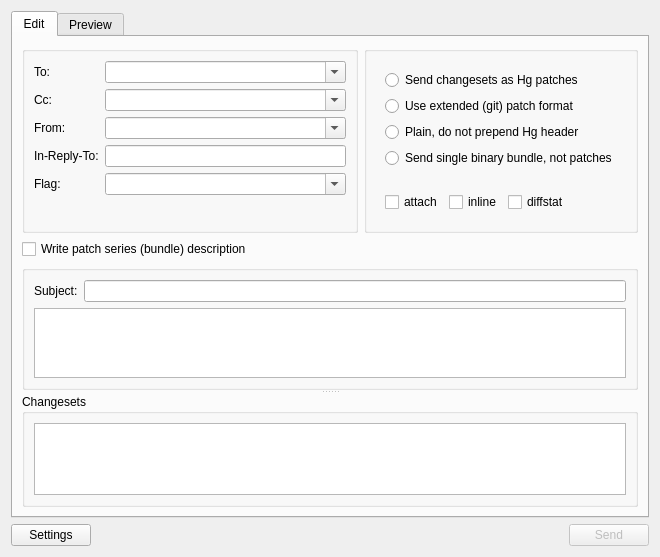
<?xml version="1.0" encoding="UTF-8"?>
<ui version="4.0">
 <class>EmailDialog</class>
 <widget class="QDialog" name="EmailDialog">
  <property name="geometry">
   <rect>
    <x>0</x>
    <y>0</y>
    <width>660</width>
    <height>506</height>
   </rect>
  </property>
  <property name="windowTitle">
   <string>Email</string>
  </property>
  <layout class="QVBoxLayout" name="verticalLayout_5">
   <item>
    <widget class="QTabWidget" name="main_tabs">
     <property name="currentIndex">
      <number>0</number>
     </property>
     <property name="documentMode">
      <bool>false</bool>
     </property>
     <property name="tabsClosable">
      <bool>false</bool>
     </property>
     <property name="movable">
      <bool>false</bool>
     </property>
     <widget class="QWidget" name="edit_tab">
      <attribute name="title">
       <string>Edit</string>
      </attribute>
      <layout class="QGridLayout" name="gridLayout">
       <item row="0" column="0">
        <widget class="QGroupBox" name="envelope_box">
         <property name="title">
          <string/>
         </property>
         <layout class="QFormLayout" name="formLayout">
          <property name="fieldGrowthPolicy">
           <enum>QFormLayout::ExpandingFieldsGrow</enum>
          </property>
          <item row="0" column="0">
           <widget class="QLabel" name="to_label">
            <property name="text">
             <string>To:</string>
            </property>
            <property name="buddy">
             <cstring>to_edit</cstring>
            </property>
           </widget>
          </item>
          <item row="0" column="1">
           <widget class="QComboBox" name="to_edit">
            <property name="sizePolicy">
             <sizepolicy hsizetype="Expanding" vsizetype="Fixed">
              <horstretch>0</horstretch>
              <verstretch>0</verstretch>
             </sizepolicy>
            </property>
            <property name="editable">
             <bool>true</bool>
            </property>
            <property name="insertPolicy">
             <enum>QComboBox::InsertAtTop</enum>
            </property>
           </widget>
          </item>
          <item row="1" column="0">
           <widget class="QLabel" name="cc_label">
            <property name="text">
             <string>Cc:</string>
            </property>
            <property name="buddy">
             <cstring>cc_edit</cstring>
            </property>
           </widget>
          </item>
          <item row="1" column="1">
           <widget class="QComboBox" name="cc_edit">
            <property name="sizePolicy">
             <sizepolicy hsizetype="Expanding" vsizetype="Fixed">
              <horstretch>0</horstretch>
              <verstretch>0</verstretch>
             </sizepolicy>
            </property>
            <property name="editable">
             <bool>true</bool>
            </property>
            <property name="insertPolicy">
             <enum>QComboBox::InsertAtTop</enum>
            </property>
           </widget>
          </item>
          <item row="2" column="0">
           <widget class="QLabel" name="from_label">
            <property name="text">
             <string>From:</string>
            </property>
            <property name="buddy">
             <cstring>from_edit</cstring>
            </property>
           </widget>
          </item>
          <item row="2" column="1">
           <widget class="QComboBox" name="from_edit">
            <property name="sizePolicy">
             <sizepolicy hsizetype="Expanding" vsizetype="Fixed">
              <horstretch>0</horstretch>
              <verstretch>0</verstretch>
             </sizepolicy>
            </property>
            <property name="editable">
             <bool>true</bool>
            </property>
            <property name="insertPolicy">
             <enum>QComboBox::InsertAtTop</enum>
            </property>
           </widget>
          </item>
          <item row="3" column="0">
           <widget class="QLabel" name="inreplyto_label">
            <property name="text">
             <string>In-Reply-To:</string>
            </property>
            <property name="buddy">
             <cstring>inreplyto_edit</cstring>
            </property>
           </widget>
          </item>
          <item row="3" column="1">
           <widget class="QLineEdit" name="inreplyto_edit"/>
          </item>
          <item row="4" column="0">
           <widget class="QLabel" name="flag_label">
            <property name="text">
             <string>Flag:</string>
            </property>
            <property name="buddy">
             <cstring>flag_edit</cstring>
            </property>
           </widget>
          </item>
          <item row="4" column="1">
           <widget class="QComboBox" name="flag_edit">
            <property name="sizePolicy">
             <sizepolicy hsizetype="Expanding" vsizetype="Fixed">
              <horstretch>0</horstretch>
              <verstretch>0</verstretch>
             </sizepolicy>
            </property>
            <property name="editable">
             <bool>true</bool>
            </property>
            <property name="insertPolicy">
             <enum>QComboBox::InsertAtTop</enum>
            </property>
           </widget>
          </item>
         </layout>
        </widget>
       </item>
       <item row="0" column="1">
        <widget class="QGroupBox" name="options_edit">
         <property name="sizePolicy">
          <sizepolicy hsizetype="Maximum" vsizetype="Preferred">
           <horstretch>0</horstretch>
           <verstretch>0</verstretch>
          </sizepolicy>
         </property>
         <property name="title">
          <string/>
         </property>
         <layout class="QVBoxLayout" name="verticalLayout_4">
          <item>
           <widget class="QFrame" name="patch_frame">
            <property name="frameShape">
             <enum>QFrame::NoFrame</enum>
            </property>
            <property name="frameShadow">
             <enum>QFrame::Raised</enum>
            </property>
            <layout class="QVBoxLayout" name="verticalLayout">
             <item>
              <widget class="QRadioButton" name="hgpatch_radio">
               <property name="text">
                <string>Send changesets as Hg patches</string>
               </property>
              </widget>
             </item>
             <item>
              <widget class="QRadioButton" name="gitpatch_radio">
               <property name="text">
                <string>Use extended (git) patch format</string>
               </property>
              </widget>
             </item>
             <item>
              <widget class="QRadioButton" name="plainpatch_radio">
               <property name="text">
                <string>Plain, do not prepend Hg header</string>
               </property>
              </widget>
             </item>
             <item>
              <widget class="QRadioButton" name="bundle_radio">
               <property name="text">
                <string>Send single binary bundle, not patches</string>
               </property>
              </widget>
             </item>
            </layout>
           </widget>
          </item>
          <item>
           <widget class="QFrame" name="extra_frame">
            <property name="frameShape">
             <enum>QFrame::NoFrame</enum>
            </property>
            <property name="frameShadow">
             <enum>QFrame::Raised</enum>
            </property>
            <layout class="QHBoxLayout" name="horizontalLayout">
             <item>
              <widget class="QCheckBox" name="attach_check">
               <property name="text">
                <string>attach</string>
               </property>
              </widget>
             </item>
             <item>
              <widget class="QCheckBox" name="inline_check">
               <property name="text">
                <string>inline</string>
               </property>
              </widget>
             </item>
             <item>
              <widget class="QCheckBox" name="diffstat_check">
               <property name="text">
                <string>diffstat</string>
               </property>
              </widget>
             </item>
             <item>
              <spacer name="extra_spacer">
               <property name="orientation">
                <enum>Qt::Horizontal</enum>
               </property>
               <property name="sizeHint" stdset="0">
                <size>
                 <width>40</width>
                 <height>20</height>
                </size>
               </property>
              </spacer>
             </item>
            </layout>
           </widget>
          </item>
         </layout>
        </widget>
       </item>
       <item row="1" column="0" colspan="2">
        <widget class="QCheckBox" name="writeintro_check">
         <property name="text">
          <string>Write patch series (bundle) description</string>
         </property>
        </widget>
       </item>
       <item row="2" column="0" colspan="2">
        <widget class="QSplitter" name="intro_changesets_splitter">
         <property name="orientation">
          <enum>Qt::Vertical</enum>
         </property>
         <widget class="QGroupBox" name="intro_box">
          <property name="title">
           <string/>
          </property>
          <layout class="QVBoxLayout" name="verticalLayout_2">
           <item>
            <layout class="QHBoxLayout" name="subject_layout">
             <item>
              <widget class="QLabel" name="subject_label">
               <property name="text">
                <string>Subject:</string>
               </property>
               <property name="buddy">
                <cstring>subject_edit</cstring>
               </property>
              </widget>
             </item>
             <item>
              <widget class="QLineEdit" name="subject_edit"/>
             </item>
            </layout>
           </item>
           <item>
            <widget class="QPlainTextEdit" name="body_edit">
             <property name="font">
              <font>
               <family>Monospace</family>
              </font>
             </property>
            </widget>
           </item>
          </layout>
         </widget>
         <widget class="QGroupBox" name="changesets_box">
          <property name="title">
           <string>Changesets</string>
          </property>
          <layout class="QVBoxLayout" name="verticalLayout_3">
           <item>
            <widget class="QTreeView" name="changesets_view">
             <property name="indentation">
              <number>0</number>
             </property>
             <property name="rootIsDecorated">
              <bool>false</bool>
             </property>
             <property name="itemsExpandable">
              <bool>false</bool>
             </property>
            </widget>
           </item>
          </layout>
         </widget>
        </widget>
       </item>
      </layout>
     </widget>
     <widget class="QWidget" name="preview_tab">
      <attribute name="title">
       <string>Preview</string>
      </attribute>
      <layout class="QGridLayout" name="gridLayout_2">
       <item row="0" column="0">
        <widget class="QsciScintilla" name="preview_edit"/>
       </item>
      </layout>
     </widget>
    </widget>
   </item>
   <item>
    <layout class="QHBoxLayout" name="dialogbuttons_layout">
     <item>
      <widget class="QPushButton" name="settings_button">
       <property name="toolTip">
        <string extracomment="Configure email settings"/>
       </property>
       <property name="text">
        <string>Settings</string>
       </property>
       <property name="autoDefault">
        <bool>false</bool>
       </property>
      </widget>
     </item>
     <item>
      <spacer name="horizontalSpacer">
       <property name="orientation">
        <enum>Qt::Horizontal</enum>
       </property>
       <property name="sizeHint" stdset="0">
        <size>
         <width>25</width>
         <height>19</height>
        </size>
       </property>
      </spacer>
     </item>
     <item>
      <widget class="QPushButton" name="send_button">
       <property name="enabled">
        <bool>false</bool>
       </property>
       <property name="text">
        <string>Send</string>
       </property>
       <property name="default">
        <bool>true</bool>
       </property>
      </widget>
     </item>
    </layout>
   </item>
  </layout>
 </widget>
 <customwidgets>
  <customwidget>
   <class>QsciScintilla</class>
   <extends>QFrame</extends>
   <header>Qsci/qsciscintilla.h</header>
  </customwidget>
 </customwidgets>
 <tabstops>
  <tabstop>main_tabs</tabstop>
  <tabstop>to_edit</tabstop>
  <tabstop>cc_edit</tabstop>
  <tabstop>from_edit</tabstop>
  <tabstop>inreplyto_edit</tabstop>
  <tabstop>flag_edit</tabstop>
  <tabstop>hgpatch_radio</tabstop>
  <tabstop>gitpatch_radio</tabstop>
  <tabstop>plainpatch_radio</tabstop>
  <tabstop>bundle_radio</tabstop>
  <tabstop>attach_check</tabstop>
  <tabstop>inline_check</tabstop>
  <tabstop>diffstat_check</tabstop>
  <tabstop>writeintro_check</tabstop>
  <tabstop>subject_edit</tabstop>
  <tabstop>body_edit</tabstop>
  <tabstop>changesets_view</tabstop>
  <tabstop>send_button</tabstop>
  <tabstop>preview_edit</tabstop>
  <tabstop>settings_button</tabstop>
 </tabstops>
 <resources/>
 <connections>
  <connection>
   <sender>writeintro_check</sender>
   <signal>toggled(bool)</signal>
   <receiver>intro_box</receiver>
   <slot>setVisible(bool)</slot>
   <hints>
    <hint type="sourcelabel">
     <x>129</x>
     <y>222</y>
    </hint>
    <hint type="destinationlabel">
     <x>133</x>
     <y>252</y>
    </hint>
   </hints>
  </connection>
  <connection>
   <sender>send_button</sender>
   <signal>clicked()</signal>
   <receiver>EmailDialog</receiver>
   <slot>accept()</slot>
   <hints>
    <hint type="sourcelabel">
     <x>641</x>
     <y>501</y>
    </hint>
    <hint type="destinationlabel">
     <x>528</x>
     <y>506</y>
    </hint>
   </hints>
  </connection>
  <connection>
   <sender>writeintro_check</sender>
   <signal>toggled(bool)</signal>
   <receiver>subject_edit</receiver>
   <slot>setFocus()</slot>
   <hints>
    <hint type="sourcelabel">
     <x>86</x>
     <y>214</y>
    </hint>
    <hint type="destinationlabel">
     <x>177</x>
     <y>244</y>
    </hint>
   </hints>
  </connection>
 </connections>
</ui>
